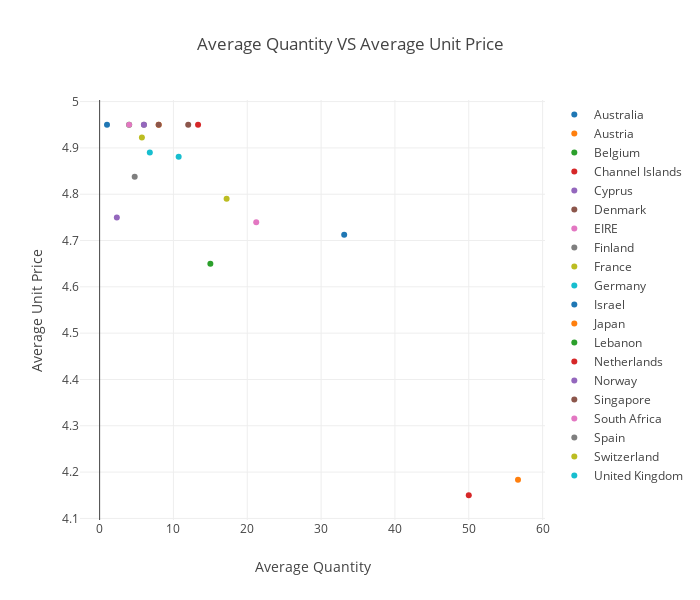

Source (notebook cell):
### Code cell
# Traces
traces = [go.Scatter(x=[pb_country_qty_up['Quantity'][country]], 
                     y=[pb_country_qty_up['UnitPrice'][country]], 
                     mode='markers',
                     name=country)
          for country in pb_country_qty_up.index];

# Layout 
layout = go.Layout(width=700, height=600,
                   xaxis=go.layout.XAxis(title=go.layout.xaxis.Title(text='Average Quantity')),
                   yaxis=go.layout.YAxis(title=go.layout.yaxis.Title(text='Average Unit Price')),
                   title=go.layout.Title(text='Average Quantity VS Average Unit Price'));
# Plot
py.iplot(go.Figure(data=traces, layout=layout));

### Figure 1 — Plotly figure (JSON) as saved in the notebook; plotly's stock layout.template omitted (floating-point values rounded to 4 significant figures)
{"data": [{"mode": "markers", "name": "Australia", "type": "scatter", "uid": "237919ac-5ff9-4277-9ba4-311c753a95dd", "x": [33.12], "y": [4.713]}, {"mode": "markers", "name": "Austria", "type": "scatter", "uid": "36237ddc-d503-4abe-b0a0-c3225f8e0ca6", "x": [8], "y": [4.95]}, {"mode": "markers", "name": "Belgium", "type": "scatter", "uid": "46098398-a998-47f6-8775-76b25be9f2b7", "x": [4], "y": [4.95]}, {"mode": "markers", "name": "Channel Islands", "type": "scatter", "uid": "d649f8fc-be09-433c-873d-343fdfbe1723", "x": [13.33], "y": [4.95]}, {"mode": "markers", "name": "Cyprus", "type": "scatter", "uid": "e4ba77a3-7e13-4c74-aaae-c1c55f4a1f04", "x": [2.333], "y": [4.75]}, {"mode": "markers", "name": "Denmark", "type": "scatter", "uid": "1bb3e1ee-aebe-4cd7-9960-3256ae282a88", "x": [12], "y": [4.95]}, {"mode": "markers", "name": "EIRE", "type": "scatter", "uid": "43eda5df-369f-42fb-8d68-7d71908a50d2", "x": [21.21], "y": [4.739]}, {"mode": "markers", "name": "Finland", "type": "scatter", "uid": "81073da9-e4e4-4059-b2cc-28e1d67341da", "x": [6], "y": [4.95]}, {"mode": "markers", "name": "France", "type": "scatter", "uid": "daaaa9d3-07fb-4cf4-a9c9-a891f3fca790", "x": [5.727], "y": [4.923]}, {"mode": "markers", "name": "Germany", "type": "scatter", "uid": "bb662aed-7ffa-4c55-bb35-e1ff91502b34", "x": [6.8], "y": [4.89]}, {"mode": "markers", "name": "Israel", "type": "scatter", "uid": "5320b58c-c8c2-4bd0-b0bd-9498ab6fc8bb", "x": [1], "y": [4.95]}, {"mode": "markers", "name": "Japan", "type": "scatter", "uid": "9e25b6bc-c95c-4e7a-9e1d-0b5169b426a3", "x": [56.67], "y": [4.183]}, {"mode": "markers", "name": "Lebanon", "type": "scatter", "uid": "e14780af-00ef-47af-8506-b5a55fb1e535", "x": [15], "y": [4.65]}, {"mode": "markers", "name": "Netherlands", "type": "scatter", "uid": "1d50246f-3a77-4056-95ea-bbd3ac4a0801", "x": [50], "y": [4.15]}, {"mode": "markers", "name": "Norway", "type": "scatter", "uid": "3571a4f5-0aa7-417c-98bf-494c76f0253e", "x": [6], "y": [4.95]}, {"mode": "markers", "name": "Singapore", "type": "scatter", "uid": "3130a11c-ac1e-44da-9b97-086c4908bc73", "x": [8], "y": [4.95]}, {"mode": "markers", "name": "South Africa", "type": "scatter", "uid": "bc986068-c23d-4170-aa39-5e18baf4d881", "x": [4], "y": [4.95]}, {"mode": "markers", "name": "Spain", "type": "scatter", "uid": "4f2a67c9-fba3-40be-bde3-beb75e017f9b", "x": [4.75], "y": [4.838]}, {"mode": "markers", "name": "Switzerland", "type": "scatter", "uid": "dab80a43-8621-4e5c-92dd-34f5638f4191", "x": [17.2], "y": [4.79]}, {"mode": "markers", "name": "United Kingdom", "type": "scatter", "uid": "71d19ec8-40d6-4d68-bb20-db438fa87135", "x": [10.71], "y": [4.881]}], "layout": {"height": 600, "title": {"text": "Average Quantity VS Average Unit Price"}, "width": 700, "xaxis": {"title": {"text": "Average Quantity"}}, "yaxis": {"title": {"text": "Average Unit Price"}}}}
